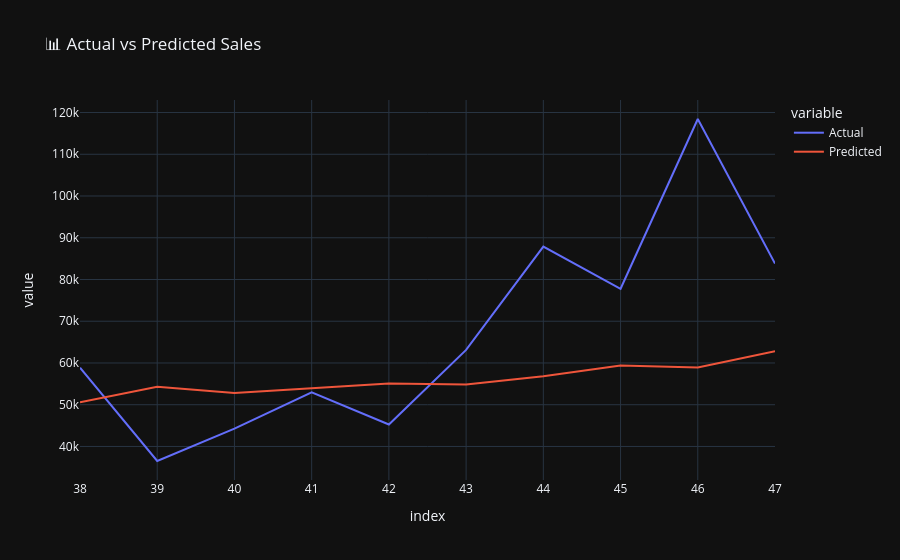

Here is the notebook cell this chart was saved with:
### Code cell
comparison_df = pd.DataFrame({

    'Actual': y_test,

    'Predicted': predictions

})

fig = px.line(

    comparison_df,

    title='📊 Actual vs Predicted Sales',

    template='plotly_dark'
)

fig.show()

### Figure 1 — Plotly figure (JSON) as saved in the notebook; plotly's stock layout.template omitted (floating-point values rounded to 4 significant figures)
{"data": [{"hovertemplate": "variable=Actual<br>index=%{x}<br>value=%{y}<extra></extra>", "legendgroup": "Actual", "line": {"color": "#636efa", "dash": "solid"}, "marker": {"symbol": "circle"}, "mode": "lines", "name": "Actual", "orientation": "v", "showlegend": true, "type": "scatter", "x": [38, 39, 40, 41, 42, 43, 44, 45, 46, 47], "xaxis": "x", "y": [58870.0, 36520.0, 44260.0, 52980.0, 45260.0, 63120.0, 87870.0, 77780.0, 118400.0, 83830.0], "yaxis": "y"}, {"hovertemplate": "variable=Predicted<br>index=%{x}<br>value=%{y}<extra></extra>", "legendgroup": "Predicted", "line": {"color": "#EF553B", "dash": "solid"}, "marker": {"symbol": "circle"}, "mode": "lines", "name": "Predicted", "orientation": "v", "showlegend": true, "type": "scatter", "x": [38, 39, 40, 41, 42, 43, 44, 45, 46, 47], "xaxis": "x", "y": [50590.0, 54320.0, 52840.0, 53930.0, 55100.0, 54870.0, 56830.0, 59370.0, 58940.0, 62840.0], "yaxis": "y"}], "layout": {"legend": {"title": {"text": "variable"}, "tracegroupgap": 0}, "title": {"text": "📊 Actual vs Predicted Sales"}, "xaxis": {"anchor": "y", "domain": [0, 1], "title": {"text": "index"}}, "yaxis": {"anchor": "x", "domain": [0, 1], "title": {"text": "value"}}}}
